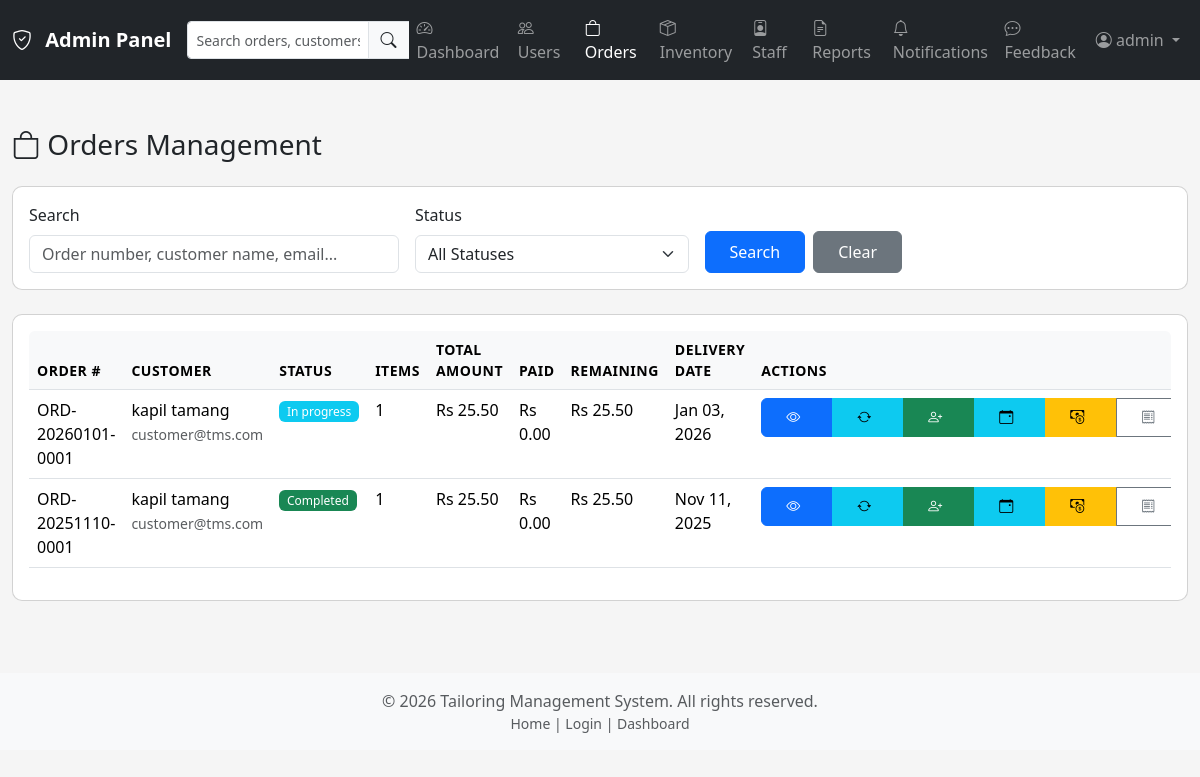
The app's page /admin/orders.php (signed in) with its own data.
### tables this page shows
CREATE TABLE `orders` (
  `id` int(11) NOT NULL,
  `customer_id` int(11) NOT NULL,
  `order_number` varchar(50) NOT NULL,
  `description` text DEFAULT NULL,
  `status` enum('pending','in-progress','completed','cancelled','delivered') NOT NULL DEFAULT 'pending',
  `delivery_date` date DEFAULT NULL,
  `total_amount` decimal(10,2) NOT NULL DEFAULT 0.00,
  `advance_amount` decimal(10,2) NOT NULL DEFAULT 0.00,
  `remaining_amount` decimal(10,2) NOT NULL DEFAULT 0.00,
  `average_rating` decimal(3,2) DEFAULT NULL COMMENT 'Average rating from customer feedback (1.00 to 5.00)',
  `notes` text DEFAULT NULL,
  `created_at` timestamp NOT NULL DEFAULT current_timestamp(),
  `updated_at` timestamp NOT NULL DEFAULT current_timestamp() ON UPDATE current_timestamp(),
  `completed_at` timestamp NULL DEFAULT NULL
);

CREATE TABLE `customers` (
  `id` int(11) NOT NULL,
  `user_id` int(11) NOT NULL,
  `name` varchar(100) NOT NULL,
  `phone` varchar(20) DEFAULT NULL,
  `address` text DEFAULT NULL,
  `measurements` longtext DEFAULT NULL COMMENT 'JSON field for bust, waist, hips, length, etc.' CHECK (json_valid(`measurements`)),
  `notes` text DEFAULT NULL,
  `created_at` timestamp NOT NULL DEFAULT current_timestamp(),
  `updated_at` timestamp NOT NULL DEFAULT current_timestamp() ON UPDATE current_timestamp()
);

CREATE TABLE `users` (
  `id` int(11) NOT NULL,
  `username` varchar(50) NOT NULL,
  `email` varchar(100) NOT NULL,
  `password_hash` varchar(255) NOT NULL,
  `role` enum('admin','staff','customer') NOT NULL DEFAULT 'customer',
  `status` enum('active','inactive') NOT NULL DEFAULT 'active',
  `created_at` timestamp NOT NULL DEFAULT current_timestamp(),
  `updated_at` timestamp NOT NULL DEFAULT current_timestamp() ON UPDATE current_timestamp()
);

### includes/functions.php (called while the page is built, shortened)
<?php
function baseUrl($path = '') {
    $base = defined('BASE_URL') ? BASE_URL : '/TMS/';
    return rtrim($base, '/') . '/' . ltrim($path, '/');
}
?>

### admin/orders.php (the view, shortened to what this page needs)
<?php
require_once __DIR__ . '/../includes/functions.php';
require_once __DIR__ . '/../includes/notifications.php';
$search = $_GET['search'] ?? '';
$orders = [];
$whereConditions = [];
$params = [];
$whereClause = !empty($whereConditions) ? 'WHERE ' . implode(' AND ', $whereConditions) : '';
$page = (int)($_GET['page'] ?? 1);
$perPage = 15;
$offset = ($page - 1) * $perPage;
try {
    $stmt = $pdo->prepare("
        SELECT o.*, c.name as customer_name, c.phone as customer_phone,
               u.email as customer_email,
               (SELECT COUNT(*) FROM order_items WHERE order_id = o.id) as item_count,
               (SELECT COALESCE(SUM(amount), 0) FROM payments WHERE order_id = o.id) as total_paid
        FROM orders o
        LEFT JOIN customers c ON o.customer_id = c.id
        LEFT JOIN users u ON c.user_id = u.id
        $whereClause
        ORDER BY o.created_at DESC
        LIMIT $perPage OFFSET $offset
    ");
    $stmt->execute($params);
    $orders = $stmt->fetchAll();
} catch (PDOException $e) {
    $error = 'Error fetching orders: ' . $e->getMessage();
}
include __DIR__ . '/../includes/header.php';
include __DIR__ . '/../includes/admin_nav.php';
?>
<div class="container-fluid py-4">
    <div class="row mb-4">
        <div class="col-12">
            <h1 class="h3 mb-0">
                <i class="bi bi-bag"></i> Orders Management
            </h1>
        </div>
    </div>
    <div class="card mb-4">
        <div class="card-body">
            <form method="GET" class="row g-3">
                <div class="col-md-4">
                    <label for="search" class="form-label">Search</label>
                    <input type="text" class="form-control" id="search" name="search"
                           value="<?php echo htmlspecialchars($search); ?>"
                           placeholder="Order number, customer name, email...">
                </div>
                <div class="col-md-3">
                    <label for="status" class="form-label">Status</label>
                    <select class="form-select" id="status" name="status">
                        <option value="">All Statuses</option>
                    </select>
                </div>
                <div class="col-md-3 d-flex align-items-end">
                    <button type="submit" class="btn btn-primary me-2">Search</button>
                    <a href="<?php echo baseUrl('admin/orders.php'); ?>" class="btn btn-secondary">Clear</a>
                </div>
            </form>
        </div>
    </div>
    <div class="card">
        <div class="card-body">
            <div class="table-responsive">
                <table class="table table-hover">
                    <thead>
                        <tr>
                            <th>Order #</th>
                            <th>Customer</th>
                            <th>Status</th>
                            <th>Items</th>
                            <th>Total Amount</th>
                            <th>Paid</th>
                            <th>Remaining</th>
                            <th>Delivery Date</th>
                            <th>Actions</th>
                        </tr>
                    </thead>
                    <tbody>
                        <?php if (count($orders) > 0): ?>
                            <?php foreach ($orders as $order): ?>
                                <tr>
                                    <td><?php echo htmlspecialchars($order['order_number']); ?></td>
                                    <td>
                                        <div><?php echo htmlspecialchars($order['customer_name'] ?? 'N/A'); ?></div>
                                        <small class="text-muted"><?php echo htmlspecialchars($order['customer_email'] ?? ''); ?></small>
                                    </td>
                                    <td>
                                        <span class="badge bg-<?php
                                            echo $order['status'] == 'completed' ? 'success' :
                                                ($order['status'] == 'pending' ? 'warning' :
                                                ($order['status'] == 'cancelled' ? 'danger' : 'info'));
                                        ?>">
                                            <?php echo ucfirst(str_replace('-', ' ', $order['status'])); ?>
                                        </span>
                                    </td>
                                    <td><?php echo $order['item_count']; ?></td>
                                    <td>Rs <?php echo number_format($order['total_amount'], 2); ?></td>
                                    <td>Rs <?php echo number_format($order['total_paid'], 2); ?></td>
                                    <td>
                                        Rs <?php echo number_format($order['remaining_amount'], 2); ?>
                                    </td>
                                    <td><?php echo $order['delivery_date'] ? date('M d, Y', strtotime($order['delivery_date'])) : 'N/A'; ?></td>
                                    <td>
                                        <div class="btn-group btn-group-sm">
                                            <button type="button" class="btn btn-primary"
                                                    onclick="viewOrder(<?php echo $order['id']; ?>)"
                                                    title="View">
                                                <i class="bi bi-eye"></i>
                                            </button>
                                            <button type="button" class="btn btn-info"
                                                    onclick="updateStatus(<?php echo $order['id']; ?>, '<?php echo $order['status']; ?>')"
                                                    title="Update Status">
                                                <i class="bi bi-arrow-repeat"></i>
                                            </button>
                                            <button type="button" class="btn btn-success"
                                                    onclick="assignStaff(<?php echo $order['id']; ?>)"
                                                    title="Assign Staff">
                                                <i class="bi bi-person-plus"></i>
                                            </button>
                                            <button type="button" class="btn btn-info"
                                                    onclick="updateDeliveryDate(<?php echo $order['id']; ?>, '<?php echo $order['delivery_date'] ?? ''; ?>')"
                                                    title="Update Delivery Date">
                                                <i class="bi bi-calendar-event"></i>
                                            </button>
                                            <?php if ($order['remaining_amount'] > 0): ?>
                                                <button type="button" class="btn btn-warning"
                                                        onclick="recordPayment(<?php echo $order['id']; ?>, <?php echo $order['total_amount']; ?>, <?php echo $order['remaining_amount']; ?>)"
                                                        title="Record Payment">
                                                    <i class="bi bi-cash-coin"></i>
                                                </button>
                                            <?php endif; ?>
                                            <a href="<?php echo baseUrl('api/invoice.php?id=' . $order['id']); ?>"
                                               target="_blank"
                                               class="btn btn-outline-secondary"
                                               title="View Invoice">
                                                <i class="bi bi-receipt"></i>
                                            </a>
                                        </div>
                                    </td>
                                </tr>
                            <?php endforeach; ?>
                        <?php else: ?>
                            <tr>
                                <td colspan="9" class="text-center text-muted">No orders found.</td>
                            </tr>
                        <?php endif; ?>
                    </tbody>
                </table>
            </div>
        </div>
    </div>
</div>
<?php include __DIR__ . '/../includes/footer.php'; ?>

### assets/css/style.css (style rules this page uses)
:root { --primary-color: #0d6efd; --secondary-color: #6c757d; --success-color: #198754; --danger-color: #dc3545; --warning-color: #ffc107; --info-color: #0dcaf0; --light-color: #f8f9fa; --dark-color: #212529; }
body { font-family: 'Segoe UI', Tahoma, Geneva, Verdana, sans-serif; background-color: #f5f5f5; min-height: 100vh; }
.card { border-radius: 10px; transition: transform 0.2s ease-in-out; }
.form-label { font-weight: 500; margin-bottom: 0.5rem; }
.btn { border-radius: 6px; font-weight: 500; padding: 0.5rem 1.5rem; transition: all 0.2s ease-in-out; }
.btn i { margin-right: 0.5rem; }
.table-responsive { border-radius: 6px; }
.table thead th { background-color: #f8f9fa; font-weight: 600; text-transform: uppercase; font-size: 0.875rem; letter-spacing: 0.5px; }
.badge { padding: 0.35em 0.65em; font-weight: 500; }

### records on screen
orders: order_number "ORD-20260101-0001", customer.name "kapil tamang", users.email "customer@tms.com", status "In progress", item_count "1", total_amount "25.50", total_paid "0.00", remaining_amount "25.50", delivery_date "Jan 03, 2026"
orders: order_number "ORD-20251110-0001", customer.name "kapil tamang", users.email "customer@tms.com", status "Completed", item_count "1", total_amount "25.50", total_paid "0.00", remaining_amount "25.50", delivery_date "Nov 11, 2025"

### other values on screen
$_SESSION['user_name'] "admin"
